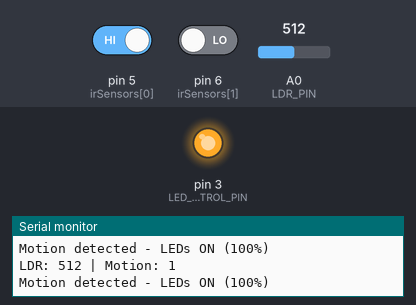
A sketch run on a simulated Arduino Uno, built with avr-gcc and run on an emulated ATmega328P. Parts: output pins drawn as LEDs (lit = HIGH), the last lines printed to the serial monitor. The inputs (shaded band) are chosen by the test bench; at power-on: A0 (LDR_PIN) = 512, pin 5 (irSensors[0]) HIGH, pin 6 (irSensors[1]) LOW.

Above: at 1.2 s.
1.3 s: A0 (LDR_PIN) set to 782
2.8 s: A0 (LDR_PIN) set to 809
At 3.5 s:
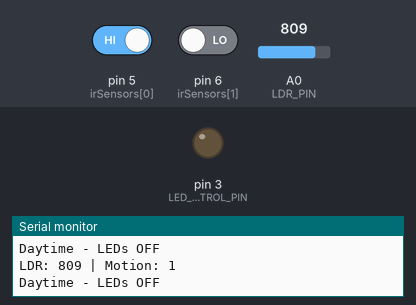
4.3 s: A0 (LDR_PIN) set to 790
At 4.9 s:
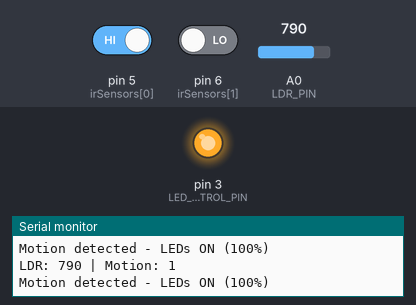
5.9 s: A0 (LDR_PIN) set to 810
At 6.4 s:
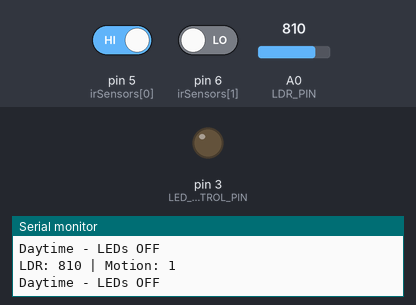
Timing chart, 0 to 8.5 s (numbered marks = the images above; inputs shaded):
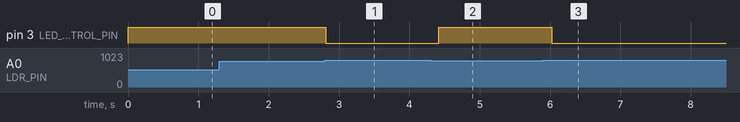

The sketch:

smartLighting.ino
```cpp
int irSensors[8] = {5, 6, 7, 8, 9, 10, 11, 12};
#define LDR_PIN A0
#define LED_CONTROL_PIN 3

void setup() {
    Serial.begin(9600);
    pinMode(LED_CONTROL_PIN, OUTPUT);
    for (int i = 0; i < 8; i++) {
        pinMode(irSensors[i], INPUT);
    }
}

void loop() {
    int ldrValue = analogRead(LDR_PIN);
    bool anyMotion = false;

    for (int i = 0; i < 8; i++) {
        if (digitalRead(irSensors[i]) == LOW) {
            anyMotion = true;
            break;
        }
    }

    Serial.print("LDR: "); Serial.print(ldrValue);
    Serial.print(" | Motion: "); Serial.println(anyMotion);

    if (ldrValue >= 800) {
        Serial.println("Daytime - LEDs OFF");
        analogWrite(LED_CONTROL_PIN, 0);
    }
    else {
        if (anyMotion) {
            Serial.println("Motion detected - LEDs ON (100%)");
            analogWrite(LED_CONTROL_PIN, 255);
        }
        else {
            Serial.println("No motion - LEDs Dim (30%)");
            analogWrite(LED_CONTROL_PIN, 20);
        }
    }

    delay(200);
}
```

Measured:
- the behaviour switches between 799 and 800 on A0 (LDR_PIN) (found by bisection; images 0 and 1)
- after the input at 2.8 s, pin 3 (LED_CONTROL_PIN): HIGH → LOW at once
- after the input at 4.3 s, pin 3 (LED_CONTROL_PIN): LOW → HIGH after 0.12 s
- after the input at 5.9 s, pin 3 (LED_CONTROL_PIN): HIGH → LOW after 0.12 s
